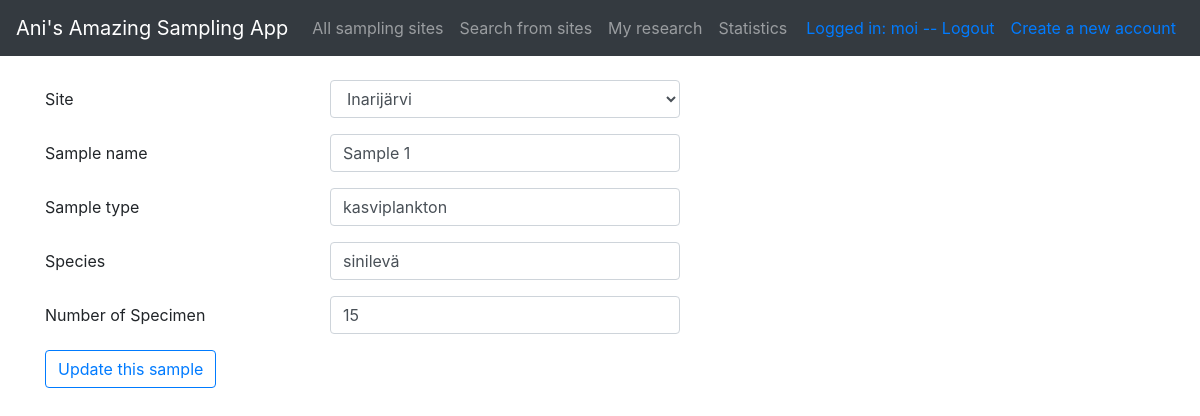
The page /samples/save/1 (signed in) on the database as committed earlier.
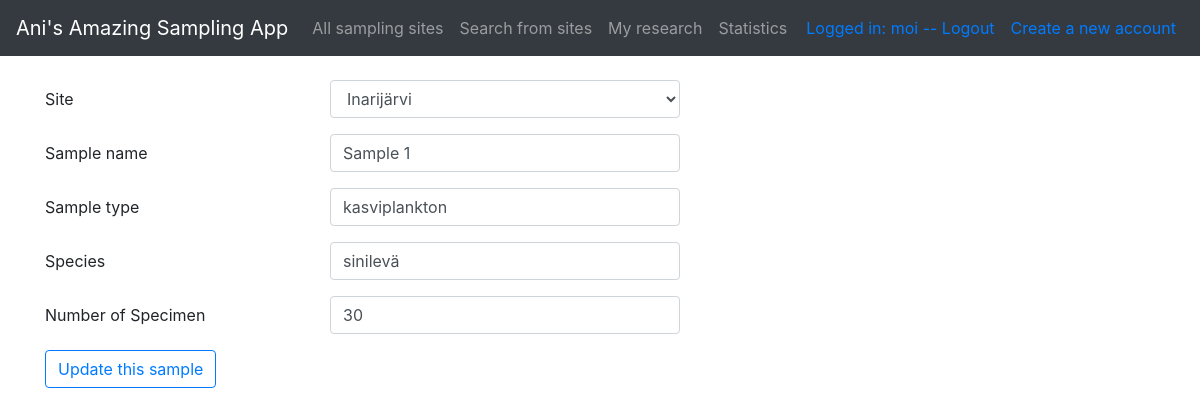
The same page on the database as committed later.
### application/samples/models.py (models this page shows, shortened)
class Sample(Base):
    __tablename__="sample"
    samplename = db.Column(db.String(144), nullable=False)
    sampletype = db.Column(db.String(144), nullable=False, index=True)
    species = db.Column(db.String(144), nullable=False, index=True)
    amount = db.Column(db.String(144), nullable=False)
    site_id = db.Column(db.Integer, db.ForeignKey('site.id'),
                           nullable=False)

### application/samples/views.py (the view, shortened to what this page needs)
@app.route("/samples/save/<sample_id>", methods=["GET", "POST"])
@login_required()
def samples_save(sample_id):
    form = EditSampleForm(request.form)
    form.site_id.choices = [(g.id, g.name) for g in Site.query.order_by(Site.name).all()]
    s = Sample.query.filter_by(id=sample_id).first()
    if not form.validate_on_submit():
        return render_template("samples/edit.html", sample=s, form=form)

### application/samples/forms.py
class EditSampleForm(FlaskForm):
    site_id = SelectField("Site", coerce=int)
    samplename = StringField("Sample name", [validators.Length(min=2, max=20)])
    sampletype = StringField("Sample type", [validators.Length(min=2, max=20)])
    species = StringField("Species", [validators.Length(min=2, max=40)])
    amount = StringField("Number of Specimen", [validators.Length(min=1, max=4)])
    class Meta:
        csrf = False

### application/__init__.py (called while the page is built)
def login_required(role="ANY"):
    def wrapper(fn):
        @wraps(fn)
        def decorated_view(*args, **kwargs):
            if not current_user:
                return login_manager.unauthorized()
            if not current_user.is_authenticated:
                return login_manager.unauthorized()
            unauthorized = False
            if role != "ANY":
                unauthorized = True
                for user_role in current_user.roles():
                    if user_role == role:
                        unauthorized = False
                        break
            if unauthorized:
                return login_manager.unauthorized()
            return fn(*args, **kwargs)
        return decorated_view
    return wrapper

### application/templates/samples/edit.html (shortened to what this page needs)
{% extends "layout.html" %}
{% block body %}
<form method="POST" action="{{ url_for('samples_save', sample_id=sample.id)}}">
    <div class="form-group row">
        <label for="siteName" class="col-sm-3 col-form-label">Site</label>
        <div class="col-4">
            {{ form.site_id(class="form-control") }}
        </div>
        <div>
        </div>
    </div>
    <div class="form-group row">
        <label for="sampleName" class="col-sm-3 col-form-label">Sample name</label>
        <div class="col-4">
            {{ form.samplename(value=sample.samplename, class="form-control") }}
        </div>
        <div>
        </div>
    </div>
    <div class="form-group row">
        <label for="sampleType" class="col-sm-3 col-form-label">Sample type</label>
        <div class="col-4">
            {{ form.sampletype(value=sample.sampletype, class="form-control") }}
        </div>
        <div>
        </div>
    </div>
    <div class="form-group row">
        <label for="sampleSpecies" class="col-sm-3 col-form-label">Species</label>
        <div class="col-4">
            {{ form.species(value=sample.species, class="form-control") }}
        </div>
        <div>
        </div>
    </div>
    <div class="form-group row">
        <label for="sampleAmount" class="col-sm-3 col-form-label">Number of Specimen</label>
        <div class="col-4">
            {{ form.amount(value=sample.amount, class="form-control") }}
        </div>
        <div>
        </div>
    </div>
    <div class="form-group row">
        <div class="col-4">
            <input type="submit" value="Update this sample" class="btn btn-outline-primary" />
        </div>
    </div>
</form>
{% endblock %}

Rows that differ between the two databases and show on the page:
changed Sample "Inarijärvi": amount "15" → "30"
